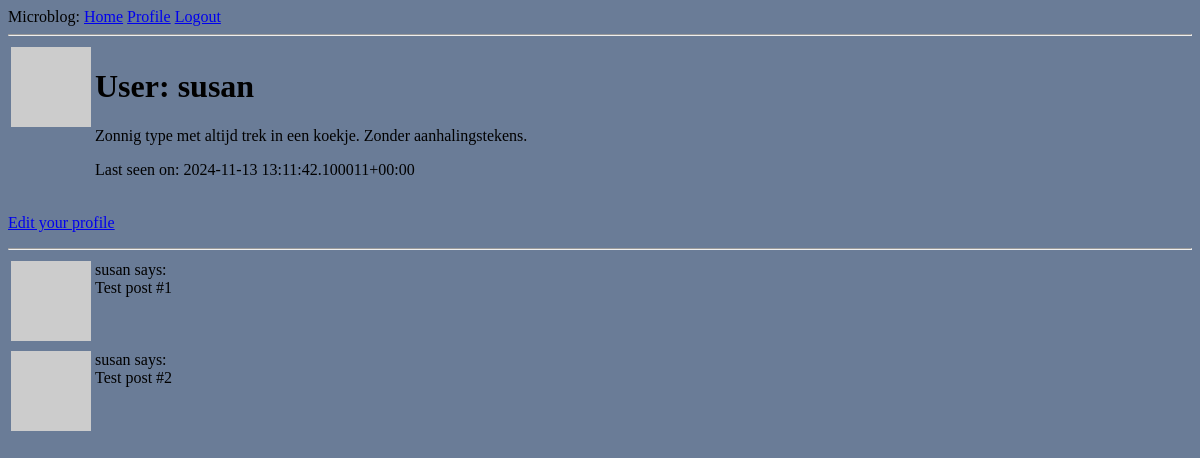
Before: /user/susan (signed in) with the older database file.
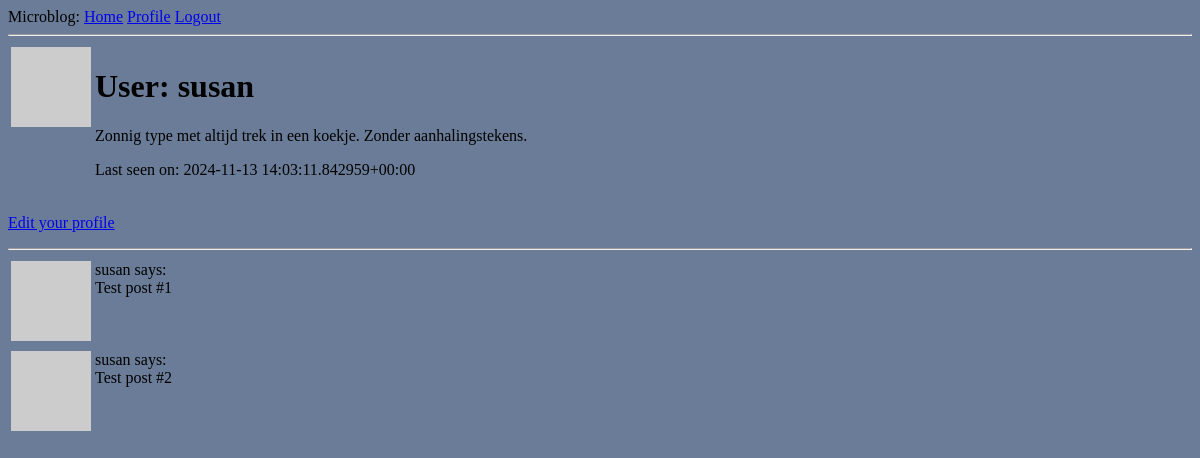
After: the same page with the newer database file.
### app/models.py (models this page shows, shortened)
class User(UserMixin, db.Model):
    id: so.Mapped[int] = so.mapped_column(primary_key=True)
    username: so.Mapped[str] = so.mapped_column(sa.String(64), index=True, unique=True)
    email: so.Mapped[str] = so.mapped_column(sa.String(120), index=True, unique=True)
    password_hash: so.Mapped[Optional[str]] = so.mapped_column(sa.String(256))
    posts: so.WriteOnlyMapped['Post'] = so.relationship(back_populates='author')
    about_me: so.Mapped[Optional[str]] = so.mapped_column(sa.String(140))
    last_seen: so.Mapped[Optional[str]] = so.mapped_column(default=lambda: datetime.now(timezone.utc))
    def avatar(self, size):
        digest = md5(self.email.lower().encode('utf-8')).hexdigest()
        return f'https://www.gravatar.com/avatar/{digest}?d=identicon&s={size}'

### app/routes.py (the view)
@app.route('/user/<username>')
@login_required
def user(username):
    user = db.first_or_404(sa.select(User).where(User.username == username))
    posts = [
        {'author': user, 'body': 'Test post #1'},
        {'author': user, 'body': 'Test post #2'}
    ]
    return render_template('user.html', user=user, posts=posts)

### app/models.py (called while the page is built)
@login.user_loader
def load_user(id):
    return db.session.get(User, int(id))

### app/routes.py (called while the page is built)
@app.before_request
def before_request():
    if current_user.is_authenticated:
        current_user.last_seen = datetime.now(timezone.utc)
        db.session.commit()

### app/templates/user.html
{% extends "base.html" %}
{% block content %}
    <table>
        <tr valign="top">
            <td><img src="{{ user.avatar(128) }}"></td>
            <td>
                <h1>User: {{ user.username }}</h1>
                {% if user.about_me %}<p>{{ user.about_me }}</p>{% endif %}
                {% if user.last_seen %}<p>Last seen on: {{ user.last_seen }}</p>{% endif %}
            </td>
        </tr>
    </table>
    {% if user == current_user %}
        <p><a href="{{url_for('edit_profile') }}">Edit your profile</a></p>
    {% endif %}
    <hr>
    {% for post in posts %}
        {% include '_post.html' %}
    {% endfor %}
{% endblock %}

### app/templates/base.html (shortened to what this page needs)
<!DOCTYPE html>
<html lang="en">
    <head>
    </head>
<body>
        <div>
            Microblog:
            <a href="{{ url_for('index') }}">Home</a>
            {% if current_user.is_anonymous %}
            <a href="{{ url_for('login') }}">Login</a>
            {% else %}
            <a href="{{ url_for('user', username=current_user.username) }}">Profile</a>
            <a href="{{ url_for('logout') }}">Logout</a>
            {% endif %}
        </div>
        <hr>
        {% block content %}{% endblock %}
</body>
</html>

### app/templates/_post.html
<table>
    <tr valign="top">
        <td><img src="{{ post.author.avatar(36) }}"></td>
        <td>{{ post.author.username }} says:<br>{{ post.body }}</td>
    </tr>
</table>

### app/templates/base.html (style rules this page uses)
body { background-color: #6a7c97; }

Changed rows visible on the page:
changed User "susan": last_seen "2024-11-13 13:11:42.100011+00:00" → "2024-11-13 14:03:11.842959+00:00"
